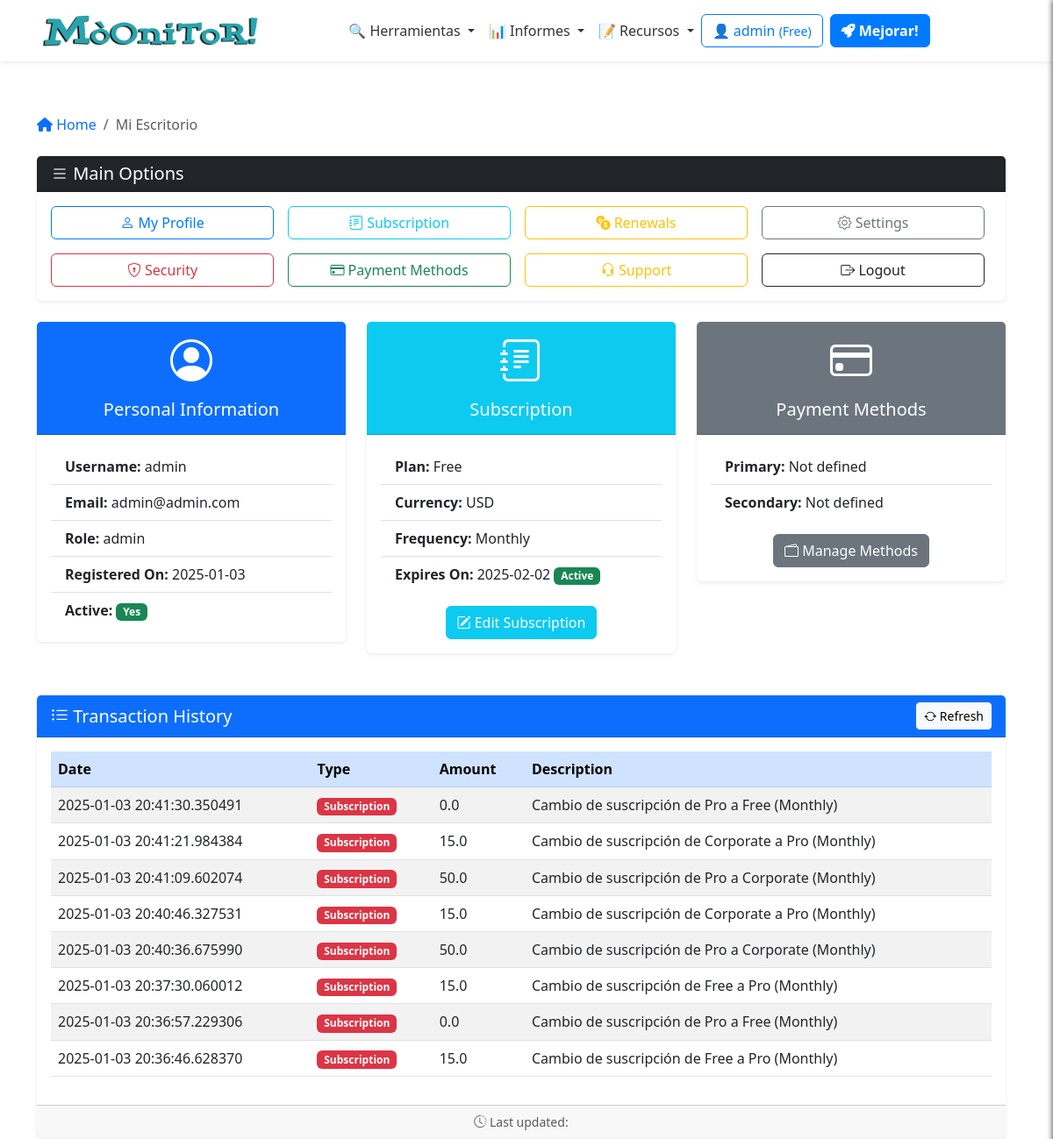
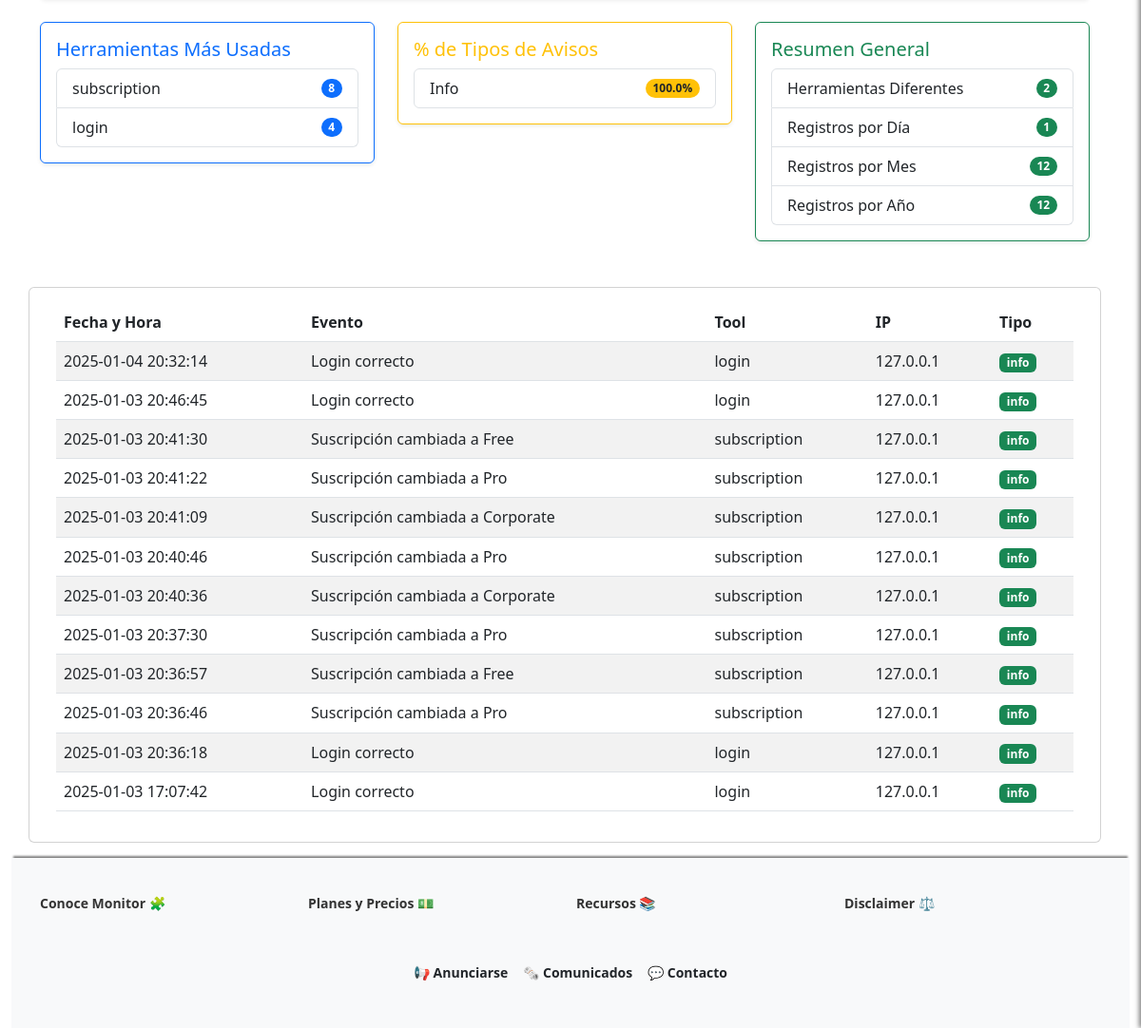
The page /dashboard (signed in) on the database its author committed (2 pictures, top to bottom).
### app/models/user_model.py (models this page shows, shortened)
class Users(UserMixin, db.Model):
    __tablename__ = 'Users'
    id = db.Column(db.Integer, primary_key=True)
    username = db.Column(db.String(80), unique=True, nullable=False)
    email = db.Column(db.String(120), unique=True, nullable=False)
    password_hash = db.Column(db.String(255), nullable=False)
    token = db.Column(db.String(255), index=True, unique=True)
    active = db.Column(db.Boolean, default=False)
    registered_on = db.Column(db.DateTime, nullable=False, default=datetime.datetime.utcnow)
    config = db.Column(JSONType)
    role = db.Column(db.String(20), nullable=False, default='usuario')
    subscription_plan = db.Column(Enum('Free', 'Pro', 'Corporate', name='subscription_plans'), default='Free')
    subscription_currency = db.Column(db.String(3), default='USD')  # ISO currency codes (e.g., USD, EUR)
    subscription_expiration = db.Column(db.DateTime, nullable=True)
    subscription_frequency = db.Column(Enum('Monthly', 'Annually', name='subscription_frequency'), default='Monthly')
    primary_payment = db.Column(JSONType, nullable=True)  # IBAN, SWIFT, etc.
    secondary_payment = db.Column(JSONType, nullable=True)
    transactions = db.relationship('Transaction', backref='user', lazy=True)
    def is_subscription_active(self):
        if not self.subscription_expiration:
            return False
        return self.subscription_expiration > datetime.datetime.utcnow()

class Transaction(db.Model):
    __tablename__ = 'Transactions'
    id = db.Column(db.Integer, primary_key=True)
    user_id = db.Column(db.Integer, db.ForeignKey('Users.id'), nullable=False)
    amount = db.Column(db.Float, nullable=False)
    transaction_type = db.Column(db.String(50), nullable=False)  # payment, refund, etc.
    description = db.Column(db.String(255), nullable=True)
    timestamp = db.Column(db.DateTime, nullable=False, default=datetime.datetime.utcnow)

class UserLog(db.Model):
    __tablename__ = 'UserLogs'
    id = db.Column(db.Integer, primary_key=True)
    user_id = db.Column(db.Integer, db.ForeignKey('Users.id'), nullable=False)
    username = db.Column(db.String(80), nullable=False)
    event = db.Column(db.String(255), nullable=False)  # Description of the event
    tool = db.Column(db.String(255), nullable=False)  # Tool used
    timestamp = db.Column(db.DateTime, nullable=False, default=datetime.datetime.utcnow)
    ip_address = db.Column(db.String(45), nullable=False)  # Supports IPv4/IPv6
    log_type = db.Column(Enum('info', 'warn', 'err', name='log_types'), nullable=False)

### app/controllers/main_controller.py (the view)
@app.route('/dashboard')
@login_required
def dashboard():
        breadcrumbs = [{'url': '/dashboard', 'text': 'Mi Escritorio'}]
        logs = UserLog.query.filter_by(user_id=current_user.id).order_by(UserLog.timestamp.desc()).all()
        stats = calculate_log_statistics(logs)
        user = Users.query.filter_by(id=current_user.id).first()
        logs = UserLog.query.filter_by(user_id=current_user.id).order_by(UserLog.timestamp.desc()).all()
        transactions = Transaction.query.filter_by(user_id=current_user.id).order_by(Transaction.timestamp.desc()).all()
        return render_template('dashboard.html',
                               logs=logs,
                               transactions = transactions,
                               user=user,
                               breadcrumbs=breadcrumbs,
                               stats=stats)

### app/templates/dashboard.html (shortened to what this page needs)
{% extends "base.html" %}
{% block content %}
{% include 'inc/breadcrumbs.html' %}
<div class="row">
  <div class="col-12 mb-4">
    <div class="card shadow-sm border-0">
      <div class="card-header bg-dark text-white d-flex justify-content-between align-items-center">
        <h2 class="h5 mb-0"><i class="bi bi-list"></i> Main Options</h2>
      </div>
      <div class="card-body">
        <div class="row row-cols-2 row-cols-md-4 g-3 text-center">
          <div class="col">
            <a href="{{ url_for('profile') }}" class="btn btn-outline-primary w-100">
              <i class="bi bi-person"></i> My Profile
            </a>
          </div>
          <div class="col">
            <a href="{{ url_for('edit_subscription') }}" class="btn btn-outline-info w-100">
              <i class="bi bi-journal-text"></i> Subscription
            </a>
          </div>
          <div class="col">
            <a href="{{ url_for('transaction_history') }}" class="btn btn-outline-warning w-100">
              <i class="bi bi-currency-exchange"></i> Renewals
            </a>
          </div>
          <div class="col">
            <a href="{{ url_for('configuracion') }}" class="btn btn-outline-secondary w-100">
              <i class="bi bi-gear"></i> Settings
            </a>
          </div>
          <div class="col">
            <a href="{{ url_for('change_password') }}" class="btn btn-outline-danger w-100">
              <i class="bi bi-shield-lock"></i> Security
            </a>
          </div>
          <div class="col">
            <a href="{{ url_for('edit_payment_methods') }}" class="btn btn-outline-success w-100">
              <i class="bi bi-credit-card"></i> Payment Methods
            </a>
          </div>
          <div class="col">
            <a href="#" class="btn btn-outline-warning w-100">
              <i class="bi bi-headset"></i> Support
            </a>
          </div>
          <div class="col">
            <a href="{{ url_for('logout') }}" class="btn btn-outline-dark w-100">
              <i class="bi bi-box-arrow-right"></i> Logout
            </a>
          </div>
        </div>
      </div>
    </div>
  </div>
</div>
<div class="row mb-4">
  <div class="col-md-4 mb-4">
    <div class="card shadow-sm border-0">
      <div class="card-header bg-primary text-white text-center">
        <i class="bi bi-person-circle" style="font-size: 3rem;"></i>
        <h5 class="mt-2">Personal Information</h5>
      </div>
      <div class="card-body">
        <ul class="list-group list-group-flush">
          <li class="list-group-item"><strong>Username:</strong> {{ user.username }}</li>
          <li class="list-group-item"><strong>Email:</strong> {{ user.email }}</li>
          <li class="list-group-item"><strong>Role:</strong> {{ user.role }}</li>
          <li class="list-group-item"><strong>Registered On:</strong> {{ user.registered_on.strftime('%Y-%m-%d') }}</li>
          <li class="list-group-item">
            <strong>Active:</strong>
            {% if user.active %}
            <span class="badge bg-success">Yes</span>
            {% else %}
            <span class="badge bg-danger">No</span>
            {% endif %}
          </li>
        </ul>
      </div>
    </div>
  </div>
  <div class="col-md-4 mb-4">
    <div class="card shadow-sm border-0">
      <div class="card-header bg-info text-white text-center">
        <i class="bi bi-journal-text" style="font-size: 3rem;"></i>
        <h5 class="mt-2">Subscription</h5>
      </div>
      <div class="card-body">
        <ul class="list-group list-group-flush">
          <li class="list-group-item"><strong>Plan:</strong> {{ user.subscription_plan }}</li>
          <li class="list-group-item"><strong>Currency:</strong> {{ user.subscription_currency }}</li>
          <li class="list-group-item"><strong>Frequency:</strong> {{ user.subscription_frequency }}</li>
          <li class="list-group-item">
            <strong>Expires On:</strong>
            {% if user.subscription_expiration %}
            {{ user.subscription_expiration.strftime('%Y-%m-%d') }}
            {% if user.is_subscription_active() %}
            <span class="badge bg-success">Active</span>
            {% else %}
            <span class="badge bg-danger">Expired</span>
            {% endif %}
            {% else %}
            No subscription
            {% endif %}
          </li>
        </ul>
        <div class="mt-3 text-center">
          <a href="{{ url_for('edit_subscription') }}" class="btn btn-info text-white">
            <i class="bi bi-pencil-square"></i> Edit Subscription
          </a>
        </div>
      </div>
    </div>
  </div>
  <div class="col-md-4 mb-4">
    <div class="card shadow-sm border-0">
      <div class="card-header bg-secondary text-white text-center">
        <i class="bi bi-credit-card" style="font-size: 3rem;"></i>
        <h5 class="mt-2">Payment Methods</h5>
      </div>
      <div class="card-body">
        <ul class="list-group list-group-flush">
          <li class="list-group-item"><strong>Primary:</strong> {{ user.primary_payment.method if user.primary_payment
            else 'Not defined' }}</li>
          <li class="list-group-item"><strong>Secondary:</strong> {{ user.secondary_payment.method if
            user.secondary_payment else 'Not defined' }}</li>
        </ul>
        <div class="mt-3 text-center">
          <a href="#" class="btn btn-secondary text-white">
            <i class="bi bi-wallet2"></i> Manage Methods
          </a>
        </div>
      </div>
    </div>
  </div>
</div>
<div class="row mb-4">
  <div class="_col-lg-10">
    <div class="card shadow-sm border-0">
      <div class="card-header bg-primary text-white d-flex justify-content-between align-items-center">
        <h2 class="h5 mb-0"><i class="bi bi-list-ul"></i> Transaction History</h2>
        <button class="btn btn-light btn-sm">
          <i class="bi bi-arrow-repeat"></i> Refresh
        </button>
      </div>
      <div class="card-body">
        {% if transactions %}
        <table id="transactionsTable" class="table table-striped table-hover align-middle">
          <thead class="table-primary">
            <tr>
              <th scope="col">Date</th>
              <th scope="col">Type</th>
              <th scope="col">Amount</th>
              <th scope="col">Description</th>
            </tr>
          </thead>
          <tbody>
            {% for transaction in transactions %}
            <tr>
              <td>{{ transaction.timestamp }}</td>
              <td>
                <span
                  class="badge {% if transaction.transaction_type == 'Credit' %}bg-success{% else %}bg-danger{% endif %}">
                  {{ transaction.transaction_type }}
                </span>
              </td>
              <td>{{ transaction.amount }}</td>
              <td>{{ transaction.description }}</td>
            </tr>
            {% endfor %}
          </tbody>
        </table>
        {% else %}
        <div class="alert alert-warning text-center" role="alert">
          <i class="bi bi-info-circle"></i> No transactions found.
        </div>
        {% endif %}
      </div>
      <div class="card-footer text-muted small text-center">
        <i class="bi bi-clock-history"></i> Last updated: {{ current_time }}
      </div>
    </div>
  </div>
</div>
<div class="row mb-4">
  <div class="col-md-4 mb-4">
    <div class="card border-primary shadow-sm">
      <div class="card-body">
        <h5 class="card-title text-primary">Herramientas Más Usadas</h5>
        <ul class="list-group">
          {% for tool, count in stats['most_used_tools'] %}
          <li class="list-group-item d-flex justify-content-between align-items-center">
            {{ tool }}
            <span class="badge bg-primary rounded-pill">{{ count }}</span>
          </li>
          {% endfor %}
        </ul>
      </div>
    </div>
  </div>
  <div class="col-md-4 mb-4">
    <div class="card border-warning shadow-sm">
      <div class="card-body">
        <h5 class="card-title text-warning">% de Tipos de Avisos</h5>
        <ul class="list-group">
          {% for log_type, percentage in stats['log_type_percentages'].items() %}
          <li class="list-group-item d-flex justify-content-between align-items-center">
            {{ log_type | capitalize }}
            <span class="badge bg-warning text-dark rounded-pill">{{ percentage|round(2) }}%</span>
          </li>
          {% endfor %}
        </ul>
      </div>
    </div>
  </div>
  <div class="col-md-4 mb-4">
    <div class="card border-success shadow-sm">
      <div class="card-body">
        <h5 class="card-title text-success">Resumen General</h5>
        <ul class="list-group">
          <li class="list-group-item d-flex justify-content-between align-items-center">
            Herramientas Diferentes
            <span class="badge bg-success rounded-pill">{{ stats['unique_tools'] }}</span>
          </li>
          <li class="list-group-item d-flex justify-content-between align-items-center">
            Registros por Día
            <span class="badge bg-success rounded-pill">{{ stats['logs_per_day'] }}</span>
          </li>
          <li class="list-group-item d-flex justify-content-between align-items-center">
            Registros por Mes
            <span class="badge bg-success rounded-pill">{{ stats['logs_per_month'] }}</span>
          </li>
          <li class="list-group-item d-flex justify-content-between align-items-center">
            Registros por Año
            <span class="badge bg-success rounded-pill">{{ stats['logs_per_year'] }}</span>
          </li>
        </ul>
      </div>
    </div>
  </div>
</div>
<div class="row mb-3">
  <div class="card">
    <div class="card-body">
      {% if logs %}
      <table id="logsTable" class="table table-striped">
        <thead>
          <tr>
            <th>Fecha y Hora</th>
            <th>Evento</th>
            <th>Tool</th>
            <th>IP</th>
            <th>Tipo</th>
          </tr>
        </thead>
        <tbody>
          {% for log in logs %}
          <tr>
            <td>{{ log.timestamp.strftime('%Y-%m-%d %H:%M:%S') }}</td>
            <td>{{ log.event }}</td>
            <td>{{ log.tool }}</td>
            <td>{{ log.ip_address }}</td>
            <td>
              <span
                class="badge {% if log.log_type == 'info' %}bg-success{% elif log.log_type == 'warn' %}bg-warning{% else %}bg-danger{% endif %}">
                {{ log.log_type }}
              </span>
            </td>
          </tr>
          {% endfor %}
        </tbody>
      </table>
      {% else %}
      <p>No hay registros de actividad disponibles.</p>
      {% endif %}
    </div>
  </div>
</div>
{% endblock %}

### app/templates/inc/navbar.html (shortened to what this page needs)
<nav class="navbar navbar-expand-lg navbar-light bg-white shadow-sm">
  <div class="container">
    <a class="navbar-brand mx-auto" href="{{ url_for('index') }}">
      <img src="{{ url_for('static', filename='logo.png') }}" alt="Logo" height="50"
        class="d-inline-block align-text-top">
    </a>
    <div class="collapse navbar-collapse justify-content-center" id="navbarNav">
      <ul class="navbar-nav align-items-center">
        <li class="nav-item dropdown">
          <a class="nav-link dropdown-toggle" href="#" id="domainDnsDropdown" role="button" data-bs-toggle="dropdown"
            aria-expanded="false">
            🔍 Herramientas
          </a>
        </li>
        <li class="nav-item dropdown">
          <a class="nav-link dropdown-toggle" href="#" id="domainDnsDropdown" role="button" data-bs-toggle="dropdown"
            aria-expanded="false">
            📊 Informes
          </a>
        </li>
        <li class="nav-item dropdown">
          <a class="nav-link dropdown-toggle" href="#" id="domainDnsDropdown" role="button" data-bs-toggle="dropdown"
            aria-expanded="false">
            📝 Recursos
          </a>
        </li>
      </ul>
    <div class="d-flex flex-column flex-sm-row align-items-center justify-content-center ms-0 mb-3 mt-3">
      {% if current_user.is_authenticated %}
          <a href="/dashboard" class="btn btn-outline-primary mb-2 mb-sm-0 me-sm-2">
              <span class="item-responsive">👤 {{ current_user.username }}
                  <small>({{ current_user.subscription_plan }})</small>
              </span>
          </a>
          {% if current_user.subscription_plan == "Free" %}
              <a class="btn btn-primary mb-2 mb-sm-0 me-sm-2 text-decoration-none fw-semibold" href="{{ url_for('edit_subscription') }}">
                  <i class="fa-solid fa-rocket"></i> Mejorar!
              </a>
          {% elif current_user.subscription_plan == "Pro" %}
              <a class="btn btn-primary mb-2 mb-sm-0 me-sm-2 text-decoration-none fw-semibold" href="{{ url_for('edit_subscription') }}">
                  <i class="fa-solid fa-crown"></i> Probar Corporate!
              </a>
          {% endif %}
      {% endif %}
  </div>
    </div>
  </div>
</nav>

### rows shown on the page
Users: username "admin", subscription_plan "Free", email "admin@admin.com", role "admin", registered_on "2025-01-03", subscription_currency "USD", subscription_frequency "Monthly", subscription_expiration "2025-02-02", primary_payment "Not defined", secondary_payment "Not defined"
UserLog: tool "subscription", count "8", timestamp "2025-01-03 20:41:30", event "Suscripción cambiada a Free", ip_address "127.0.0.1", log_type "info"
UserLog: tool "login", count "4", timestamp "2025-01-04 20:32:14", event "Login correcto", ip_address "127.0.0.1", log_type "info"
UserLog: timestamp "2025-01-03 20:46:45", event "Login correcto", tool "login", ip_address "127.0.0.1", log_type "info"
UserLog: timestamp "2025-01-03 20:41:22", event "Suscripción cambiada a Pro", tool "subscription", ip_address "127.0.0.1", log_type "info"
UserLog: timestamp "2025-01-03 20:41:09", event "Suscripción cambiada a Corporate", tool "subscription", ip_address "127.0.0.1", log_type "info"
UserLog: timestamp "2025-01-03 20:40:46", event "Suscripción cambiada a Pro", tool "subscription", ip_address "127.0.0.1", log_type "info"
UserLog: timestamp "2025-01-03 20:40:36", event "Suscripción cambiada a Corporate", tool "subscription", ip_address "127.0.0.1", log_type "info"
UserLog: timestamp "2025-01-03 20:37:30", event "Suscripción cambiada a Pro", tool "subscription", ip_address "127.0.0.1", log_type "info"
UserLog: timestamp "2025-01-03 20:36:57", event "Suscripción cambiada a Free", tool "subscription", ip_address "127.0.0.1", log_type "info"
UserLog: timestamp "2025-01-03 20:36:46", event "Suscripción cambiada a Pro", tool "subscription", ip_address "127.0.0.1", log_type "info"
UserLog: timestamp "2025-01-03 20:36:18", event "Login correcto", tool "login", ip_address "127.0.0.1", log_type "info"
UserLog: timestamp "2025-01-03 17:07:42", event "Login correcto", tool "login", ip_address "127.0.0.1", log_type "info"

### other values the page prints
{{ crumb.text }} "Mi Escritorio"
{{ log_type | capitalize }} "Info"
{{ percentage|round(2) }} "100.0"
{{ stats['unique_tools'] }} "2"
{{ stats['logs_per_day'] }} "1"
{{ stats['logs_per_month'] }} "12"
{{ stats['logs_per_year'] }} "12"
